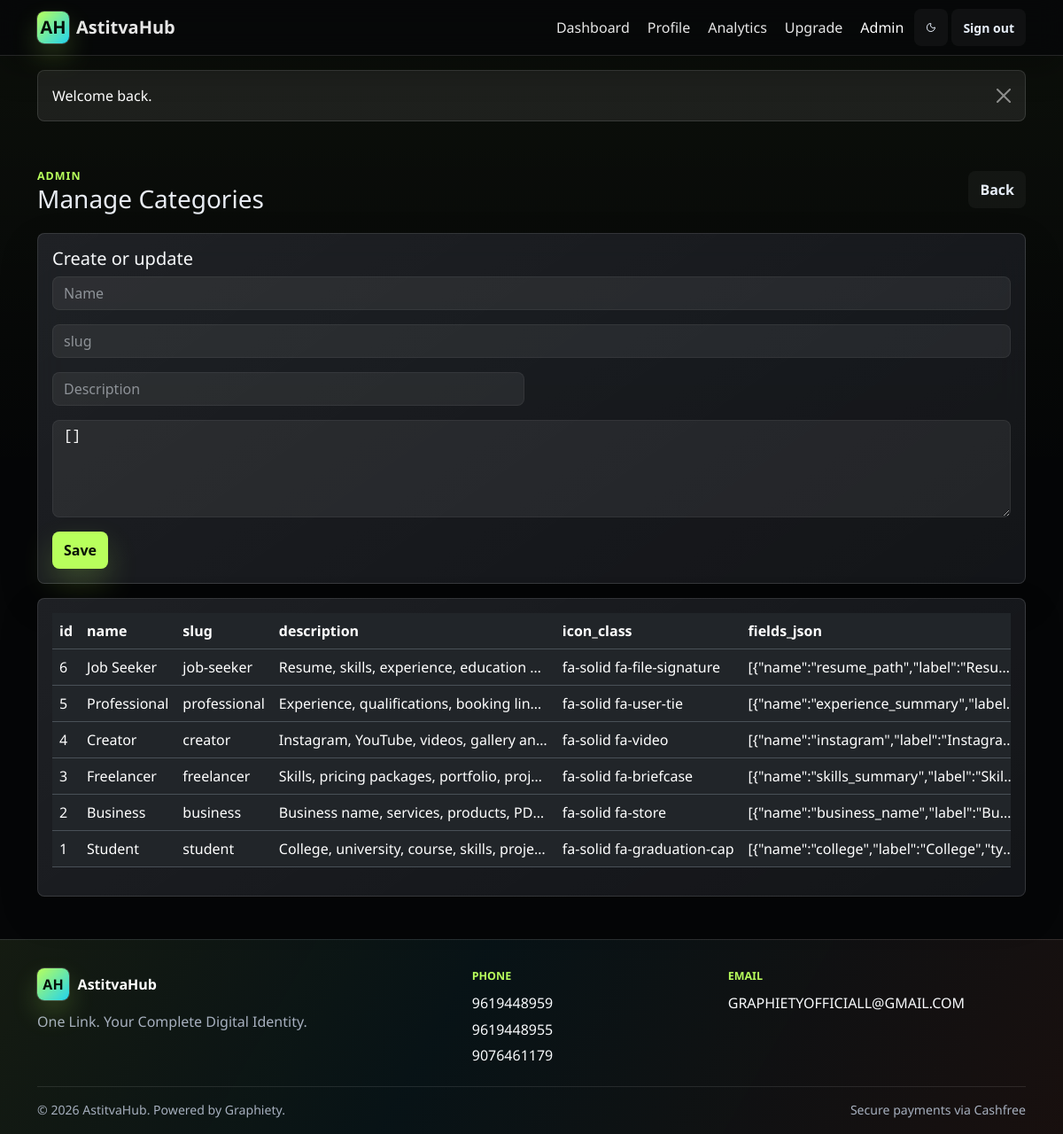
The app's page /admin/categories (signed in) with its own data.
### tables this page shows
CREATE TABLE categories (
    id BIGINT UNSIGNED AUTO_INCREMENT PRIMARY KEY,
    name VARCHAR(80) NOT NULL,
    slug VARCHAR(80) NOT NULL,
    description VARCHAR(255) NULL,
    icon_class VARCHAR(80) NULL,
    fields_json JSON NULL,
    is_active TINYINT(1) NOT NULL DEFAULT 1,
    sort_order INT UNSIGNED NOT NULL DEFAULT 100,
    created_at DATETIME NOT NULL DEFAULT CURRENT_TIMESTAMP,
    updated_at DATETIME NOT NULL DEFAULT CURRENT_TIMESTAMP ON UPDATE CURRENT_TIMESTAMP,
    UNIQUE KEY categories_slug_unique (slug),
    KEY categories_active_sort_index (is_active, sort_order)
);

### app/Core/View.php (called while the page is built, shortened)
<?php
final class View
{
    public static function render(string $view, array $data = [], string $layout = 'layouts/app'): void
    {
        $viewFile = app_path('Views/' . str_replace('.', '/', $view) . '.php');
        extract($data, EXTR_SKIP);
        require $viewFile;
        $content = ob_get_clean();
        $layoutFile = app_path('Views/' . str_replace('.', '/', $layout) . '.php');
        require $layoutFile;
    }
    public static function partial(string $view, array $data = []): void
    {
        $viewFile = app_path('Views/' . str_replace('.', '/', $view) . '.php');
        extract($data, EXTR_SKIP);
        require $viewFile;
    }
}

### app/Core/Controller.php (called while the page is built, shortened)
<?php
abstract class Controller
{
    protected function view(string $view, array $data = [], string $layout = 'layouts/app'): void
    {
        View::render($view, $data, $layout);
    }
}

### app/Controllers/AdminController.php (called while the page is built, shortened)
<?php
final class AdminController extends Controller
{
    public function categories(): void
    {
        $this->view('admin/table', ['title' => 'Manage Categories', 'table' => 'categories', 'rows' => AdminRepository::table('categories')]);
    }
}

### public/index.php (called while the page is built, shortened)
<?php
require BASE_PATH . '/app/Support/helpers.php';
$request = new Request();
$router = new Router();
$router->dispatch($request);

### app/Support/helpers.php (called while the page is built, shortened)
<?php
if (!function_exists('base_path')) {
    function base_path(string $path = ''): string
    {
        return BASE_PATH . ($path ? DIRECTORY_SEPARATOR . ltrim($path, DIRECTORY_SEPARATOR) : '');
    }
}
if (!function_exists('config')) {
    function config(?string $key = null, mixed $default = null): mixed
    {
        static $config = null;
        if ($config === null) {
            $config = [
                'app' => require base_path('config/app.php'),
                'database' => require base_path('config/database.php'),
                'category_fields' => require base_path('config/category_fields.php'),
                'payment' => require base_path('config/payment.php'),
            ];
        }
        $value = $config;
        foreach (explode('.', $key) as $segment) {
            $value = $value[$segment];
        }
        return $value;
    }
}
if (!function_exists('detect_base_url')) {
    function detect_base_url(): string
    {
        $configured = config('app.url');
        $https = (!empty($_SERVER['HTTPS']) && $_SERVER['HTTPS'] !== 'off') || (($_SERVER['SERVER_PORT'] ?? null) == 443);
        $scheme = $https ? 'https' : 'http';
        $host = $_SERVER['HTTP_HOST'] ?? 'localhost';
        $script = str_replace('\\', '/', $_SERVER['SCRIPT_NAME'] ?? '/index.php');
        $base = rtrim(str_replace('/index.php', '', $script), '/');
        return $scheme . '://' . $host . $base;
    }
}
if (!function_exists('url')) {
    function url(string $path = ''): string
    {
        $base = rtrim(detect_base_url(), '/');
        return $base . ($path ? '/' . ltrim($path, '/') : '');
    }
}
if (!function_exists('asset')) {
    function asset(string $path): string
    {
        return url('assets/' . ltrim($path, '/'));
    }
}
if (!function_exists('h')) {
    function h(mixed $value): string
    {
        return htmlspecialchars((string) $value, ENT_QUOTES | ENT_SUBSTITUTE, 'UTF-8');
    }
}
if (!function_exists('flash')) {
    function flash(string $key, mixed $value = null): mixed
    {
        return Session::pullFlash($key);
    }
}
if (!function_exists('partial')) {
    function partial(string $view, array $data = []): void
    {
        View::partial($view, $data);
    }
}
if (!function_exists('active_class')) {
    function active_class(string $path): string
    {
        $requestPath = trim(parse_url($_SERVER['REQUEST_URI'] ?? '/', PHP_URL_PATH) ?: '/', '/');
        return str_contains($requestPath, trim($path, '/')) ? 'active' : '';
    }
}

### app/Core/Database.php (called while the page is built, shortened)
<?php
final class Database
{
    private static ?PDO $connection = null;
    public static function connection(): PDO
    {
        if (self::$connection instanceof PDO) {
            return self::$connection;
        }
        $db = config('database');
        $dsn = sprintf(
            'mysql:host=%s;port=%s;dbname=%s;charset=%s',
            $db['host'],
            $db['port'],
            $db['database'],
            $db['charset']
        );
        try {
            self::$connection = new PDO($dsn, $db['username'], $db['password'], [
                PDO::ATTR_ERRMODE => PDO::ERRMODE_EXCEPTION,
                PDO::ATTR_DEFAULT_FETCH_MODE => PDO::FETCH_ASSOC,
                PDO::ATTR_EMULATE_PREPARES => false,
            ]);
        } catch (PDOException $exception) {
            if (config('app.debug')) {
                throw $exception;
            }
            http_response_code(500);
            exit('Database connection failed.');
        }
        return self::$connection;
    }
    public static function fetch(string $sql, array $bindings = []): ?array
    {
        $stmt = self::connection()->prepare($sql);
        $stmt->execute($bindings);
        $row = $stmt->fetch();
        return $row ?: null;
    }
    public static function fetchAll(string $sql, array $bindings = []): array
    {
        $stmt = self::connection()->prepare($sql);
        $stmt->execute($bindings);
        return $stmt->fetchAll();
    }
}

### app/Models/AdminRepository.php (called while the page is built, shortened)
<?php
final class AdminRepository
{
    public static function table(string $table, int $limit = 200): array
    {
        return Database::fetchAll("SELECT * FROM {$table} ORDER BY id DESC LIMIT " . max(1, min(500, $limit)));
    }
}

### app/Core/Session.php (called while the page is built, shortened)
<?php
final class Session
{
    public static function get(string $key, mixed $default = null): mixed
    {
        return $_SESSION[$key] ?? $default;
    }
    public static function pullFlash(string $key): mixed
    {
        $value = $_SESSION['_flash'][$key] ?? null;
        return $value;
    }
}

### app/Core/Auth.php (called while the page is built, shortened)
<?php
final class Auth
{
    public static function id(): ?int
    {
        $id = Session::get('user_id');
        return $id ? (int) $id : null;
    }
    public static function user(): ?array
    {
        $id = self::id();
        return $id ? User::find($id) : null;
    }
}

### app/Models/User.php (called while the page is built, shortened)
<?php
final class User
{
    public static function find(int $id): ?array
    {
        return Database::fetch('SELECT * FROM users WHERE id = ? AND deleted_at IS NULL LIMIT 1', [$id]);
    }
}

### app/Views/admin/table.php (the view, shortened to what this page needs)
<section class="container pb-5">
    <div class="dashboard-header">
        <div>
            <span class="eyebrow">Admin</span>
            <h1 class="h3 mb-0"><?= h($title) ?></h1>
        </div>
        <a class="btn btn-outline-secondary" href="<?= h(url('admin')) ?>">Back</a>
    </div>
    <?php if (in_array($table, ['categories', 'plans', 'themes', 'notifications'], true)): ?>
        <div class="card mb-3">
            <div class="card-body">
                <h2 class="h5">Create or update</h2>
                <form class="row g-3" method="post" action="<?= h(url('admin/' . $table)) ?>">
                    <?php if ($table === 'categories'): ?>
                        <div class="col-md-3"><input class="form-control" name="name" placeholder="Name" required></div>
                        <div class="col-md-3"><input class="form-control" name="slug" placeholder="slug" required></div>
                        <div class="col-md-6"><input class="form-control" name="description" placeholder="Description"></div>
                        <div class="col-12"><textarea class="form-control font-monospace" name="fields_json" rows="4" placeholder='[{"name":"field","label":"Field","type":"text"}]'>[]</textarea></div>
                    <?php endif; ?>
                    <div class="col-12"><button class="btn btn-primary" type="submit">Save</button></div>
                </form>
            </div>
        </div>
    <?php endif; ?>
    <div class="card">
        <div class="card-body">
            <div class="table-responsive">
                <table class="table align-middle">
                    <thead>
                    <tr>
                        <?php foreach (array_keys($rows[0] ?? ['id' => '']) as $column): ?>
                            <th><?= h($column) ?></th>
                        <?php endforeach; ?>
                    </tr>
                    </thead>
                    <tbody>
                    <?php foreach ($rows as $row): ?>
                        <tr>
                            <?php foreach ($row as $value): ?>
                                <td class="text-truncate" style="max-width: 320px"><?= h(is_scalar($value) ? (string) $value : json_encode($value)) ?></td>
                            <?php endforeach; ?>
                        </tr>
                    <?php endforeach; ?>
                    </tbody>
                </table>
            </div>
        </div>
    </div>
</section>

### app/Core/Router.php (shortened to what this page needs)
<?php
final class Router
{
    private array $routes = [];
    private function add(string $method, string $uri, array $action): void
    {
        $this->routes[] = [
            'method' => $method,
            'uri' => '/' . trim($uri, '/'),
            'action' => $action,
        ];
    }
    public function dispatch(Request $request): void
    {
        $path = $this->path();
        $method = $request->method();
        foreach ($this->routes as $route) {
            if ($route['method'] !== $method) {
                continue;
            }
            $params = $this->match($route['uri'], $path);
            if ($params === null) {
                continue;
            }
            [$controller, $handler] = $route['action'];
            $instance = new $controller();
            $instance->$handler(...array_values($params));
            return;
        }
    }
    private function path(): string
    {
        $path = parse_url($_SERVER['REQUEST_URI'] ?? '/', PHP_URL_PATH) ?: '/';
        $path = '/' . trim($path, '/');
        return $path === '/' ? '/' : rtrim($path, '/');
    }
    private function match(string $route, string $path): ?array
    {
        if ($route === $path) {
            return [];
        }
        $pattern = preg_replace_callback('/\{([a-zA-Z_][a-zA-Z0-9_]*)\}/', function (array $matches): string {
            return '(?P<' . $matches[1] . '>[A-Za-z0-9_.@-]+)';
        }, $route);
        $pattern = '#^' . $pattern . '$#';
        if (!preg_match($pattern, $path, $matches)) {
            return null;
        }
        $params = [];
        return $params;
    }
}

### app/Views/layouts/app.php (shortened to what this page needs)
<?php
$authUser = \App\Core\Auth::user();
$profileForTheme = $profile ?? [];
$dark = array_key_exists('dark_mode', $profileForTheme) ? !empty($profileForTheme['dark_mode']) : true;
$alerts = [
    'success' => flash('success'),
    'error' => flash('error'),
    'info' => flash('info'),
];
?>
<!doctype html>
<html lang="en" data-bs-theme="<?= $dark ? 'dark' : 'light' ?>">
<head>
    <link href="https://cdn.jsdelivr.net/npm/bootstrap@5.3.3/dist/css/bootstrap.min.css" rel="stylesheet">
    <link href="<?= h(asset('css/app.css')) ?>" rel="stylesheet">
</head>
<body>
<?php partial('partials/nav', ['authUser' => $authUser]); ?>
<main class="app-main">
    <div class="container py-3">
        <?php foreach ($alerts as $kind => $message): ?>
            <?php if ($message): ?>
                <div class="alert alert-<?= $kind === 'error' ? 'danger' : h($kind) ?> alert-dismissible fade show" role="alert">
                    <?= h($message) ?>
                    <button type="button" class="btn-close" data-bs-dismiss="alert" aria-label="Close"></button>
                </div>
            <?php endif; ?>
        <?php endforeach; ?>
    </div>
    <?= $content ?>
</main>
<?php partial('partials/footer'); ?>
</body>
</html>

### app/Views/partials/nav.php (shortened to what this page needs)
<nav class="navbar navbar-expand-lg sticky-top app-nav">
    <div class="container">
        <a class="navbar-brand d-flex align-items-center gap-2" href="<?= h(url('/')) ?>">
            <span class="brand-mark">AH</span>
            <span><?= h(config('app.name')) ?></span>
        </a>
        <div class="collapse navbar-collapse" id="mainNav">
            <ul class="navbar-nav ms-auto align-items-lg-center gap-lg-1">
                <?php if ($authUser): ?>
                    <li class="nav-item"><a class="nav-link <?= active_class('dashboard') ?>" href="<?= h(url('dashboard')) ?>">Dashboard</a></li>
                    <li class="nav-item"><a class="nav-link" href="<?= h(url('dashboard/profile')) ?>">Profile</a></li>
                    <li class="nav-item"><a class="nav-link" href="<?= h(url('dashboard/analytics')) ?>">Analytics</a></li>
                    <li class="nav-item"><a class="nav-link" href="<?= h(url('dashboard/upgrade')) ?>">Upgrade</a></li>
                    <?php if (($authUser['role'] ?? '') === 'admin'): ?>
                        <li class="nav-item"><a class="nav-link <?= active_class('admin') ?>" href="<?= h(url('admin')) ?>">Admin</a></li>
                    <?php endif; ?>
                    <li class="nav-item">
                        <button class="btn btn-icon" data-dark-toggle title="Toggle dark mode"><i data-lucide="moon"></i></button>
                    </li>
                    <li class="nav-item">
                        <form method="post" action="<?= h(url('logout')) ?>">
                            <button class="btn btn-outline-secondary btn-sm" type="submit">Sign out</button>
                        </form>
                    </li>
                <?php endif; ?>
            </ul>
        </div>
    </div>
</nav>

### app/Views/partials/footer.php
<?php
$phones = config('app.contact.phones', []);
$email = config('app.contact.email');
?>
<footer class="app-footer">
    <div class="container">
        <div class="footer-grid">
            <div>
                <a class="footer-brand" href="<?= h(url('/')) ?>">
                    <span class="brand-mark">AH</span>
                    <span><?= h(config('app.name')) ?></span>
                </a>
                <p><?= h(config('app.tagline')) ?></p>
            </div>
            <div>
                <span class="footer-label">Phone</span>
                <div class="footer-links">
                    <?php foreach ($phones as $phone): ?>
                        <a href="tel:<?= h($phone) ?>"><?= h($phone) ?></a>
                    <?php endforeach; ?>
                </div>
            </div>
            <div>
                <span class="footer-label">Email</span>
                <div class="footer-links">
                    <a href="mailto:<?= h(strtolower((string) $email)) ?>"><?= h($email) ?></a>
                </div>
            </div>
        </div>
        <div class="footer-bottom">
            <span>&copy; <?= date('Y') ?> AstitvaHub. Powered by Graphiety.</span>
            <span>Secure payments via Cashfree</span>
        </div>
    </div>
</footer>

### records on screen
categories: id "6", name "Job Seeker", slug "job-seeker", description "Resume, skills, experience, education…", icon_class "fa-solid fa-file-signature", fields_json "[{\"name\":\"resume_path\",\"label\":\"Resu…"
categories: id "5", name "Professional", slug "professional", description "Experience, qualifications, booking lin…", icon_class "fa-solid fa-user-tie", fields_json "[{\"name\":\"experience_summary\",\"label…"
categories: id "4", name "Creator", slug "creator", description "Instagram, YouTube, videos, gallery an…", icon_class "fa-solid fa-video", fields_json "[{\"name\":\"instagram\",\"label\":\"Instagra…"
categories: id "3", name "Freelancer", slug "freelancer", description "Skills, pricing packages, portfolio, proj…", icon_class "fa-solid fa-briefcase", fields_json "[{\"name\":\"skills_summary\",\"label\":\"Skil…"
categories: id "2", name "Business", slug "business", description "Business name, services, products, PD…", icon_class "fa-solid fa-store", fields_json "[{\"name\":\"business_name\",\"label\":\"Bu…"
categories: value "1", name "Student", slug "student", description "College, university, course, skills, proje…", icon_class "fa-solid fa-graduation-cap", fields_json "[{\"name\":\"college\",\"label\":\"College\",\"ty…"

### other values on screen
$message "Welcome back."
$column "id"
$column "name"
$column "slug"
$column "description"
$column "icon_class"
$column "fields_json"
$phone "9619448959"
$phone "9619448955"
$phone "9076461179"
